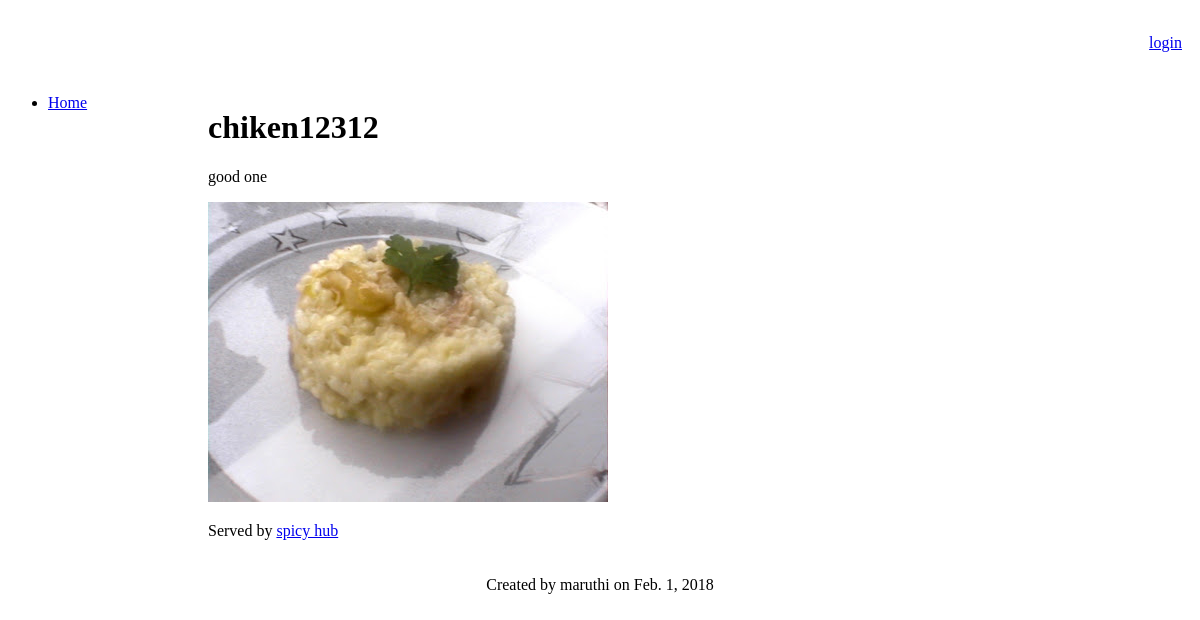
Page /myrestaurants/restaurants/1/dishes/1/ on the committed database.
### myrestaurants/models.py (models this page shows, shortened)
class Dish(models.Model):
    name = models.TextField()
    description = models.TextField(blank=True, null=True)
    price = models.DecimalField('Euro amount', max_digits=8, decimal_places=2, blank=True,
        null=True)
    user = models.ForeignKey(User, default=1)
    date = models.DateField(default=date.today)
    image = models.ImageField(upload_to="myrestaurants", blank=True, null=True)
    restaurant = models.ForeignKey(Restaurant, null=True, related_name='dishes')

class Restaurant(models.Model):
    name = models.TextField()
    street = models.TextField(blank=True, null=True)
    number = models.IntegerField(blank=True, null=True)
    city = models.TextField(default="")
    zipCode = models.TextField(blank=True, null=True)
    stateOrProvince = models.TextField(blank=True, null=True)
    country = models.TextField(blank=True, null=True)
    telephone = models.TextField(blank=True, null=True)
    url = models.URLField(blank=True, null=True)
    user = models.ForeignKey(User, default=1)
    date = models.DateField(default=date.today)

### myrestaurants/templates/myrestaurants/dish_detail.html (shortened to what this page needs)
{% extends "myrestaurants/base.html" %}
{% block content %}
<h1>
    {{ dish.name }}
</h1>
<p>{{ dish.description }}</p>
{% if dish.image %}
    <p><img src="{{ dish.image.url }}"/></p>
{% endif %}
<p>Served by <a href="{% url 'myrestaurants:restaurant_detail' dish.restaurant.id %}">{{ dish.restaurant.name }}</a></p>
{% endblock %}
{% block footer %}
    Created by {{ dish.user }} on {{ dish.date }}
{% endblock %}

### rows in the picture
Dish: name "chiken12312", description "good one", image (picture), restaurant.name "spicy hub", user "maruthi", date "Feb. 1, 2018"
